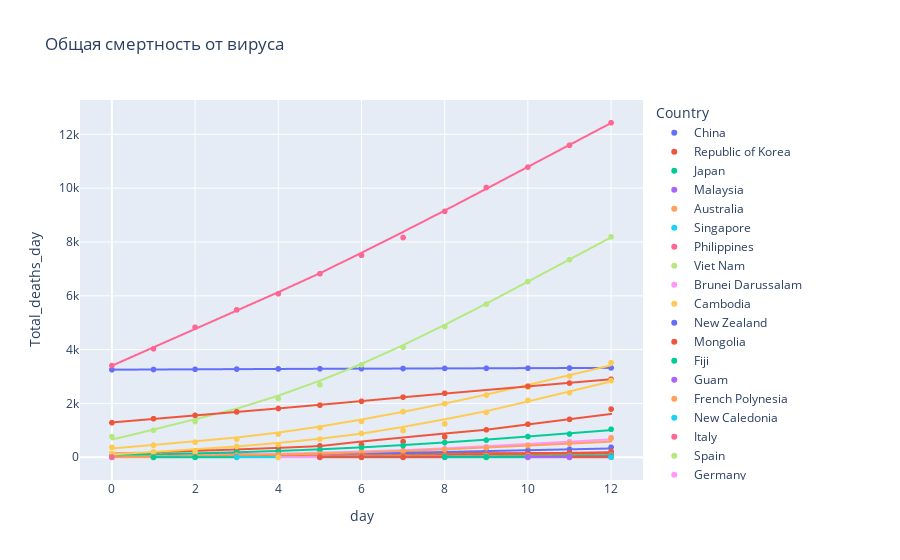

The notebook cell this image was saved under:
### Markdown cell above
# Посмотрим на смертность от данного вируса

### Code cell
fig = px.scatter(dataset,x='day',y='Total_deaths_day', color="Country", trendline="lowess", title="Общая смертность от вируса")
fig.show()
